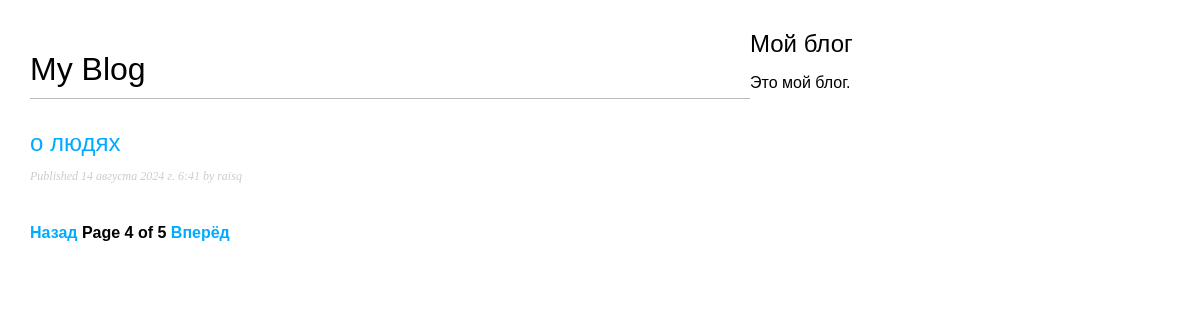
The app's page /blog/?page=4 with its own data.
### blog/models.py (models this page shows, shortened)
class Post(models.Model):
    class Status(models.TextChoices):
        DRAFT = 'DF', 'Draft'
        PUBLISHED = 'PB', 'Published'
    title = models.CharField(max_length=250)
    slug = models.SlugField(max_length=250,unique_for_date='publish')
    author = models.ForeignKey(User,
                               on_delete=models.CASCADE,
                               related_name='blog_posts')
    bode = models.TextField()
    publish = models.DateTimeField(default=timezone.now)
    create = models.DateTimeField(auto_now_add=True)
    update = models.DateTimeField(auto_now=True)
    status = models.CharField(max_length=2,
                              choices=Status.choices,
                              default=Status.DRAFT)
    objects = models.Manager() # менеджер, применяемый по умолчанию
    published = PublishedManager() # конкретно-прикладной менеджер
    class Meta:
        ordering = ['-publish']
        indexes = [
            models.Index(fields=['-publish']),
        ]
    def get_absolute_url(self):
        return reverse('blog:post_detail',
                       args=[self.publish.year,
                            self.publish.month,
                            self.publish.day,
                            self.slug])

### blog/views.py (the view)
# urls.py: path('', views.post_list, name='post_list'),
def post_list(request):
    post_list = Post.published.all()
    paginator = Paginator(post_list, 1)
    page_number = request.GET.get('page', 1)
    posts = paginator.page(page_number)
    return render(request, 'blog/post/list.html',{'posts':posts})

### blog/models.py (called while the page is built)
    def get_queryset(self):
        return super().get_queryset()\
                    .filter(status=Post.Status.PUBLISHED)

### blog/templates/blog/post/list.html (shortened to what this page needs)
{% extends "blog/base.html" %}
   {% block content %}
      <h1>My Blog</h1>
      {% for post in posts %}
         <h2>
            <a href="{{ post.get_absolute_url }}">
               {{ post.title }}
            </a>
         </h2>
         <p class="date">
            Published {{ post.publish }} by {{ post.author }}
         </p>
      {% endfor %}
      {% include "pagination.html" with page=posts %}
   {% endblock %}

### blog/static/css/blog.css (style rules this page uses)
body { margin:0; padding:0; font-family:helvetica, sans-serif; }
a { color:#00abff; text-decoration:none; }
h1 { font-weight:normal; border-bottom:1px solid #bbb; padding:0 0 10px 0; }
h2 { font-weight:normal; margin:30px 0 0; }
p.date { color:#ccc; font-family: georgia, serif; font-size: 12px; font-style: italic; }

### records on screen
Post: title "о людях", publish "14 августа 2024 г. 6:41", author "raisq"

### other values on screen
{{ page.number }} "4"
{{ page.paginator.num_pages }} "5"
